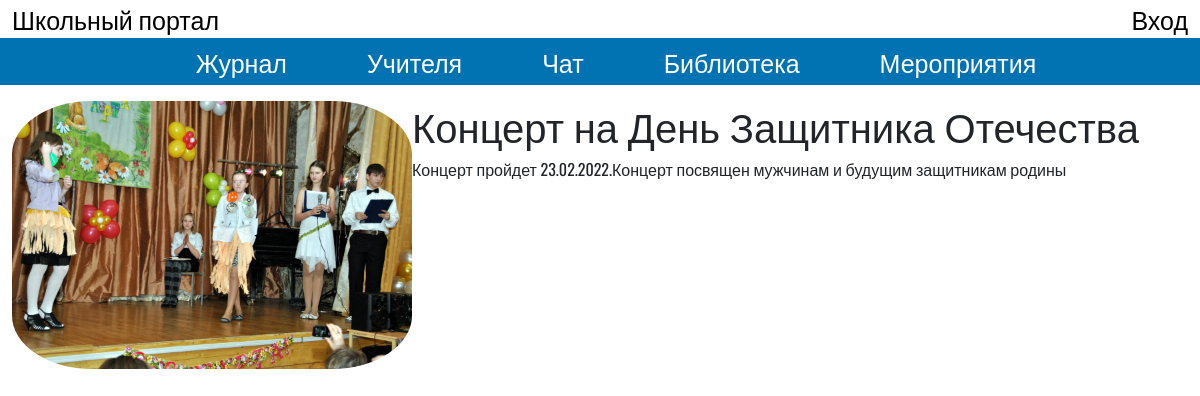
The page /candidat.php?id=4 on the database its author committed.
### tables this page shows
CREATE TABLE `events` (
  `id` int(11) NOT NULL,
  `fio` text NOT NULL,
  `about` text NOT NULL,
  `img` text NOT NULL
);

### candidat.php (the view)
<?php
    require_once "blocks/header.php"
?>
    <?php
    $id = $_GET['id'];
    require_once "php/connect.php";
    $sql = "SELECT `fio`, `about`, `img` FROM `events` WHERE `id`='$id'";
    $candidate = $mysql->query($sql)->fetch_assoc();
    ?>
    <main>
        <div class="container">
            <div class="info">
                <img src="<?php echo $candidate['img']; ?>" alt="">
                <div class="content">
                    <h1><?php echo $candidate['fio']; ?></h1>
                    <p><?php echo $candidate['about']; ?></p>
                </div>
            </div>
        </div>
    </main>
    <?php require_once("blocks/footer.php"); ?>

### style/style.css (style rules this page uses)
* { margin: 0; padding: 0; box-sizing: border-box; font-family: 'Oswald', sans-serif; }
.container { width: 100%; max-width: 1200px; margin: 0 auto; }
.info { display: flex; }
.info img { width: 400px; border-radius: 20%; }

### rows shown on the page
events: img (picture), fio "Концерт на День Защитника Отечества", about "Концерт пройдет 23.02.2022.Концерт посвящен мужчинам и будущим защитникам родины"
